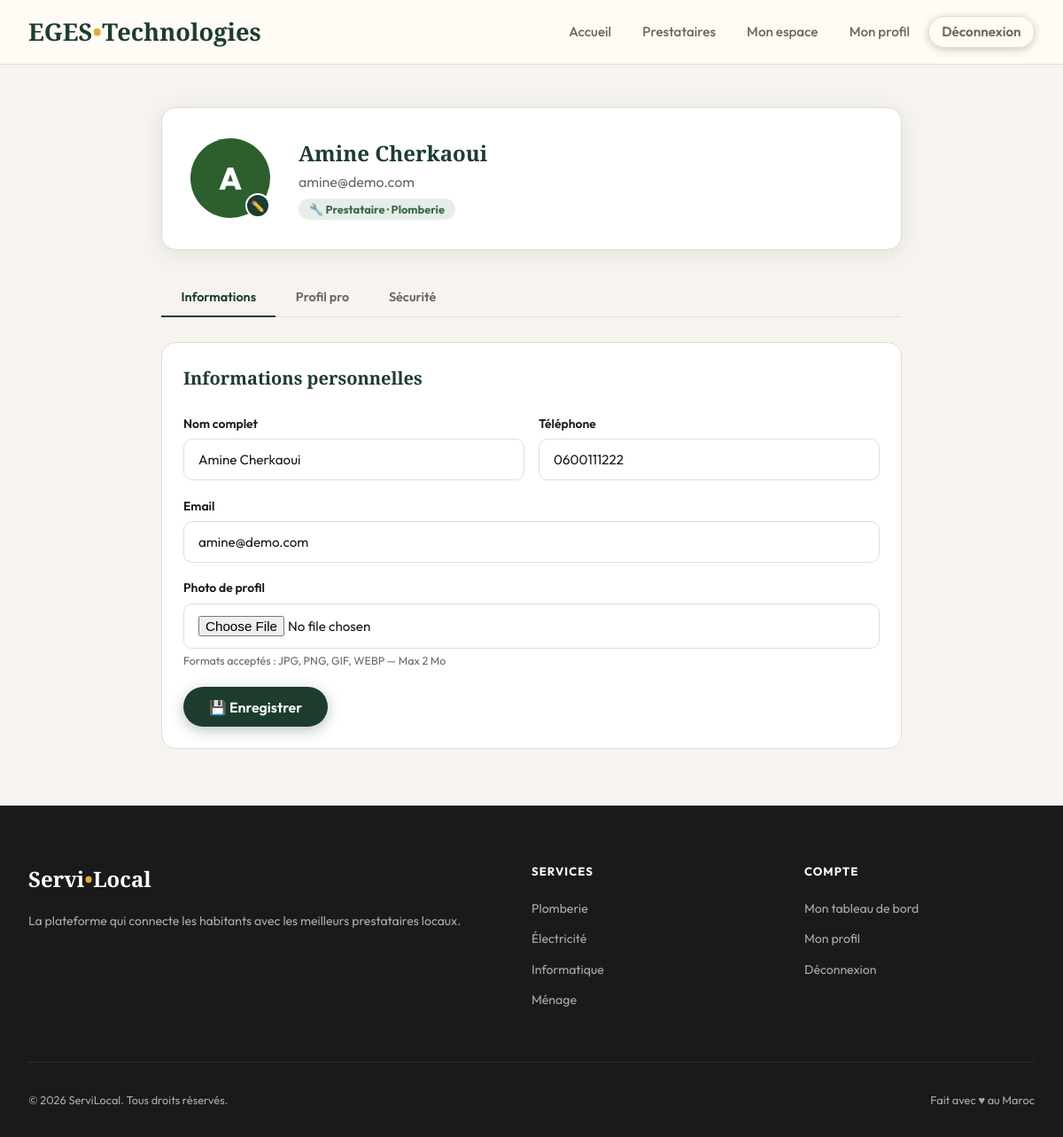
The app's page /profile.php (signed in) with its own data.
### tables this page shows
CREATE TABLE `providers` (
  `id` int(11) NOT NULL,
  `user_id` int(11) NOT NULL,
  `category` varchar(80) NOT NULL,
  `city` varchar(100) NOT NULL,
  `price` varchar(80) DEFAULT 'Sur devis',
  `description` text DEFAULT NULL,
  `avatar_color` varchar(10) DEFAULT '#2C5F2D',
  `is_available` tinyint(1) NOT NULL DEFAULT 1,
  `is_verified` tinyint(1) NOT NULL DEFAULT 0,
  `rating` decimal(3,2) NOT NULL DEFAULT 0.00,
  `review_count` int(11) NOT NULL DEFAULT 0,
  `created_at` timestamp NOT NULL DEFAULT current_timestamp(),
  `updated_at` timestamp NOT NULL DEFAULT current_timestamp() ON UPDATE current_timestamp()
);

CREATE TABLE `users` (
  `id` int(11) NOT NULL,
  `name` varchar(100) NOT NULL,
  `email` varchar(150) NOT NULL,
  `password` varchar(255) NOT NULL,
  `phone` varchar(20) DEFAULT NULL,
  `role` enum('user','client','provider','admin') DEFAULT NULL,
  `avatar` varchar(255) DEFAULT NULL,
  `is_active` tinyint(1) NOT NULL DEFAULT 1,
  `created_at` timestamp NOT NULL DEFAULT current_timestamp(),
  `updated_at` timestamp NOT NULL DEFAULT current_timestamp() ON UPDATE current_timestamp()
);

### includes/functions.php (called while the page is built, shortened)
<?php
if (!function_exists('e')) {
    function e(string $s): string {
        return htmlspecialchars($s, ENT_QUOTES, 'UTF-8');
    }
}
if (!function_exists('categoryName')) {
    function categoryName(string $cat): string {
        $map = [
            'plomberie'   => 'Plomberie',
            'electricite' => 'Électricité',
            'gaz'      => 'Gaz',
        ];
        return $map[$cat] ?? ucfirst($cat);
    }
}

### profile.php (the view, shortened to what this page needs)
<?php
require_once 'db.php';
require_once 'includes/functions.php';
$userId  = $_SESSION['user_id'];
$stmt = $pdo->prepare('SELECT u.*, p.id AS provider_id, p.category, p.city, p.price, p.description, p.is_available
                        FROM users u
                        LEFT JOIN providers p ON p.user_id = u.id
                        WHERE u.id = ?');
$stmt->execute([$userId]);
$user = $stmt->fetch();
?>
<!DOCTYPE html>
<html lang="fr">
<head>
<link rel="stylesheet" href="/servilocal/assets/css/style.css">
</head>
<body>
<?php include 'includes/header.php'; ?>
<div class="profile-wrap">
  <div class="profile-header-card">
    <div class="profile-avatar-big" style="background:<?= e($user['avatar_color'] ?? '#2C5F2D') ?>">
      <?php if ($user['avatar']): ?>
        <img src="/servilocal/uploads/profiles/<?= e($user['avatar']) ?>" alt="Avatar" id="avatarPreview">
      <?php else: ?>
        <span id="avatarPlaceholder"><?= strtoupper(substr($user['name'], 0, 1)) ?></span>
      <?php endif; ?>
      <label class="avatar-edit" for="avatarInputHeader" title="Changer la photo">✏️</label>
    </div>
    <div>
      <h1 style="font-family:'Playfair Display',serif;font-size:1.5rem;font-weight:700;color:var(--forest)"><?= e($user['name']) ?></h1>
      <p style="color:var(--muted)"><?= e($user['email']) ?></p>
      <p style="margin-top:.3rem">
        <?php if ($user['role'] === 'provider'): ?>
          <span style="background:rgba(58,107,74,.12);color:var(--sage);padding:.25rem .75rem;border-radius:50px;font-size:.8rem;font-weight:700">
            🔧 Prestataire · <?= categoryName($user['category'] ?? '') ?>
          </span>
        <?php else: ?>
          <span style="background:rgba(28,61,46,.1);color:var(--forest);padding:.25rem .75rem;border-radius:50px;font-size:.8rem;font-weight:700">👤 Client</span>
        <?php endif; ?>
      </p>
    </div>
  </div>
  <div class="profile-tabs" id="profileTabs">
    <button class="profile-tab active" onclick="switchProfileTab(this,'tabInfos')">Informations</button>
    <?php if ($user['role'] === 'provider'): ?>
      <button class="profile-tab" onclick="switchProfileTab(this,'tabProvider')">Profil pro</button>
    <?php endif; ?>
    <button class="profile-tab" onclick="switchProfileTab(this,'tabPassword')">Sécurité</button>
  </div>
  <div id="tabInfos" class="card card-body" style="margin-bottom:1.5rem">
    <h2 class="card-title" style="margin-bottom:1.5rem">Informations personnelles</h2>
    <form method="POST" enctype="multipart/form-data">
      <div class="form-row">
        <div class="form-group">
          <label for="p_name">Nom complet</label>
          <input type="text" id="p_name" name="name" class="form-control" value="<?= e($user['name']) ?>" required>
        </div>
        <div class="form-group">
          <label for="p_phone">Téléphone</label>
          <input type="tel" id="p_phone" name="phone" class="form-control" value="<?= e($user['phone'] ?? '') ?>">
        </div>
      </div>
      <div class="form-group">
        <label for="p_email">Email</label>
        <input type="email" id="p_email" name="email" class="form-control" value="<?= e($user['email']) ?>" required>
      </div>
      <div class="form-group">
        <label>Photo de profil</label>
        <input type="file" id="avatarInput" name="avatar" accept="image/*" class="form-control">
        <span style="font-size:.78rem;color:var(--muted)">Formats acceptés : JPG, PNG, GIF, WEBP — Max 2 Mo</span>
      </div>
      <button type="submit" class="btn btn-primary">💾 Enregistrer</button>
    </form>
  </div>
</div>
<?php include 'includes/footer.php'; ?>
</body>
</html>

### assets/css/style.css (style rules this page uses)
:root { --forest: #1C3D2E; --sage: #3A6B4A; --mint: #7EB89A; --lime: #B5D99C; --cream: #F7F4EF; --warm: #FFFBF5; --amber: #E8A838; --coral: #E05C3A; --sand: #D4C5A9; --text: #1A1A1A; --muted: #6B6860; --border: #E2DDD4; --red: #DC2626; --green: #16A34A; --shadow: 0 4px 24px rgba(28,61,46,.10); --shadow-lg: 0 12px 48px rgba(28,61,46,.15); --radius: 16px; --radius-sm: 10px; }
*, *::before, *::after { margin:0; padding:0; box-sizing:border-box; }
html { scroll-behavior:smooth; }
body { font-family:'Outfit',sans-serif; background:var(--cream); color:var(--text); line-height:1.6; overflow-x:hidden; }
.btn { display:inline-flex; align-items:center; justify-content:center; gap:.5rem; padding:.8rem 1.8rem; border-radius:50px; border:none; font-family:'Outfit',sans-serif; font-size:1rem; font-weight:600; cursor:pointer; transition:all .25s; text-decoration:none; }
.btn-primary { background:var(--forest); color:white; box-shadow:0 4px 16px rgba(28,61,46,.3); }
.form-group { margin-bottom:1.1rem; }
.form-group label { display:block; font-size:.87rem; font-weight:600; color:var(--text); margin-bottom:.4rem; }
.form-control { width:100%; padding:.8rem 1rem; border:1.5px solid var(--border); border-radius:var(--radius-sm); font-family:'Outfit',sans-serif; font-size:.95rem; background:white; color:var(--text); transition:all .2s; }
.form-row { display:grid; grid-template-columns:1fr 1fr; gap:1rem; }
.card { background:white; border-radius:var(--radius); border:1px solid var(--border); overflow:hidden; }
.card-body { padding:1.5rem; }
.card-title { font-family:'Playfair Display',serif; font-size:1.25rem; font-weight:700; color:var(--forest); margin-bottom:.5rem; }
.profile-wrap { max-width:900px; margin:3rem auto; padding:0 2rem; }
.profile-header-card { background:white; border-radius:var(--radius); border:1px solid var(--border); padding:2rem; display:flex; align-items:center; gap:2rem; margin-bottom:2rem; box-shadow:var(--shadow); }
.profile-avatar-big { width:90px; height:90px; border-radius:50%; display:flex; align-items:center; justify-content:center; color:white; font-size:2.2rem; font-weight:800; flex-shrink:0; position:relative; }
.avatar-edit { position:absolute; bottom:0; right:0; width:28px; height:28px; border-radius:50%; background:var(--forest); color:white; display:flex; align-items:center; justify-content:center; font-size:.75rem; cursor:pointer; border:2px solid white; }
.profile-tabs { display:flex; gap:0; border-bottom:1px solid var(--border); margin-bottom:1.75rem; }
.profile-tab { padding:.75rem 1.4rem; background:none; border:none; font-family:'Outfit',sans-serif; font-size:.9rem; font-weight:600; color:var(--muted); cursor:pointer; border-bottom:2px solid transparent; margin-bottom:-1px; transition:all .2s; }
.profile-tab.active { color:var(--forest); border-bottom-color:var(--forest); }

### records on screen
providers: user.name "A", user.name "Amine Cherkaoui", user.email "amine@demo.com", category "Plomberie", name "Amine Cherkaoui", phone "0600111222", email "amine@demo.com"
